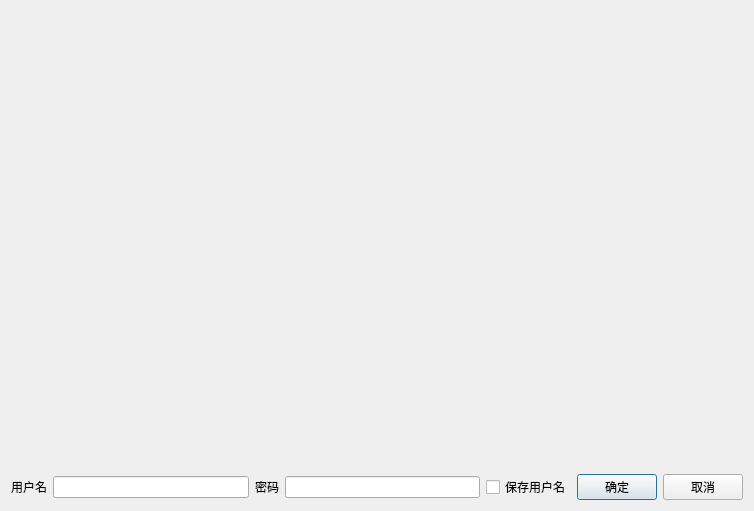
<?xml version="1.0" encoding="UTF-8"?>
<ui version="4.0">
 <class>QDlgLogin</class>
 <widget class="QDialog" name="QDlgLogin">
  <property name="geometry">
   <rect>
    <x>0</x>
    <y>0</y>
    <width>754</width>
    <height>511</height>
   </rect>
  </property>
  <property name="windowTitle">
   <string>Dialog</string>
  </property>
  <layout class="QVBoxLayout" name="verticalLayout" stretch="7,1">
   <item>
    <widget class="QLabel" name="label_3">
     <property name="text">
      <string/>
     </property>
     <property name="pixmap">
      <pixmap resource="source.qrc">:/images/splash.jpg</pixmap>
     </property>
    </widget>
   </item>
   <item>
    <layout class="QHBoxLayout" name="horizontalLayout">
     <item>
      <widget class="QLabel" name="label">
       <property name="text">
        <string>用户名</string>
       </property>
      </widget>
     </item>
     <item>
      <widget class="QLineEdit" name="lineEdit_username"/>
     </item>
     <item>
      <widget class="QLabel" name="label_2">
       <property name="text">
        <string>密码</string>
       </property>
      </widget>
     </item>
     <item>
      <widget class="QLineEdit" name="lineEdit_password"/>
     </item>
     <item>
      <widget class="QCheckBox" name="checkBox_save">
       <property name="text">
        <string>保存用户名</string>
       </property>
      </widget>
     </item>
     <item>
      <widget class="QPushButton" name="pushButton_ok">
       <property name="text">
        <string>确定</string>
       </property>
       <property name="icon">
        <iconset resource="source.qrc">
         <normaloff>:/images/704.bmp</normaloff>:/images/704.bmp</iconset>
       </property>
      </widget>
     </item>
     <item>
      <widget class="QPushButton" name="pushButton_cancel">
       <property name="text">
        <string>取消</string>
       </property>
       <property name="icon">
        <iconset resource="source.qrc">
         <normaloff>:/images/706.bmp</normaloff>:/images/706.bmp</iconset>
       </property>
      </widget>
     </item>
    </layout>
   </item>
  </layout>
 </widget>
 <resources>
  <include location="source.qrc"/>
 </resources>
 <connections>
  <connection>
   <sender>pushButton_cancel</sender>
   <signal>clicked()</signal>
   <receiver>QDlgLogin</receiver>
   <slot>reject()</slot>
   <hints>
    <hint type="sourcelabel">
     <x>703</x>
     <y>486</y>
    </hint>
    <hint type="destinationlabel">
     <x>376</x>
     <y>255</y>
    </hint>
   </hints>
  </connection>
 </connections>
</ui>
